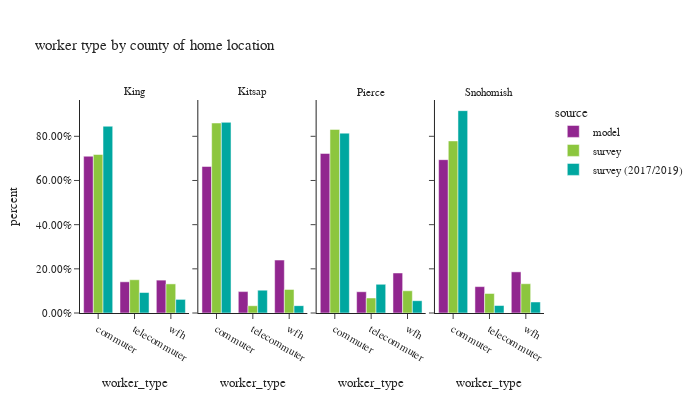

The notebook cell this image was saved under:
### Code cell
df_worker_count = workers.groupby(['source','CountyName_hh','worker_type'])['pdexpfac']. \
    sum().reset_index()
df_worker_count['percent'] = df_worker_count.groupby(['source','CountyName_hh'], group_keys=False)['pdexpfac']. \
    apply(lambda x: x / float(x.sum()))

df_worker_count_ct = workers.groupby(['source','CountyName_hh','worker_type'])['pdexpfac'].count().reset_index(). \
    rename(columns={'pdexpfac':'sample count'})
df_worker_count = df_worker_count.merge(df_worker_count_ct, on=['source','CountyName_hh','worker_type']). \
    rename(columns={'pdexpfac':'total count'})


fig = px.bar(df_worker_count.sort_values(by=['CountyName_hh','worker_type']), x='worker_type', y="percent",
             facet_col="CountyName_hh", color="source",hover_data=['sample count','total count'],
             barmode="group",
             title="worker type by county of home location")
fig.for_each_annotation(lambda a: a.update(text = a.text.split("=")[-1]))
fig.update_layout(height=400, width=700, font=dict(size=11))
fig.for_each_yaxis(lambda a: a.update(tickformat = ".2%"))
fig.update_xaxes(categoryorder='array', categoryarray= ['commuter','telecommuter','wfh'])
fig.show()

### Figure 1 — Plotly figure (JSON) as saved in the notebook; plotly's stock layout.template omitted (floating-point values rounded to 4 significant figures)
{"data": [{"alignmentgroup": "True", "customdata": [[903600.0, 903600.0], [179800.0, 179800.0], [189500.0, 189500.0]], "hovertemplate": "source=model<br>CountyName_hh=King<br>worker_type=%{x}<br>percent=%{y}<br>sample count=%{customdata[0]}<br>total count=%{customdata[1]}<extra></extra>", "legendgroup": "model", "marker": {"color": "#91268F", "pattern": {"shape": ""}}, "name": "model", "offsetgroup": "model", "orientation": "v", "showlegend": true, "textposition": "auto", "type": "bar", "x": ["commuter", "telecommuter", "wfh"], "xaxis": "x", "y": [0.7098, 0.1413, 0.1489], "yaxis": "y"}, {"alignmentgroup": "True", "customdata": [[81330.0, 81330.0], [11880.0, 11880.0], [29380.0, 29380.0]], "hovertemplate": "source=model<br>CountyName_hh=Kitsap<br>worker_type=%{x}<br>percent=%{y}<br>sample count=%{customdata[0]}<br>total count=%{customdata[1]}<extra></extra>", "legendgroup": "model", "marker": {"color": "#91268F", "pattern": {"shape": ""}}, "name": "model", "offsetgroup": "model", "orientation": "v", "showlegend": false, "textposition": "auto", "type": "bar", "x": ["commuter", "telecommuter", "wfh"], "xaxis": "x2", "y": [0.6634, 0.09688, 0.2397], "yaxis": "y2"}, {"alignmentgroup": "True", "customdata": [[322800.0, 322800.0], [43040.0, 43040.0], [80980.0, 80980.0]], "hovertemplate": "source=model<br>CountyName_hh=Pierce<br>worker_type=%{x}<br>percent=%{y}<br>sample count=%{customdata[0]}<br>total count=%{customdata[1]}<extra></extra>", "legendgroup": "model", "marker": {"color": "#91268F", "pattern": {"shape": ""}}, "name": "model", "offsetgroup": "model", "orientation": "v", "showlegend": false, "textposition": "auto", "type": "bar", "x": ["commuter", "telecommuter", "wfh"], "xaxis": "x3", "y": [0.7224, 0.09633, 0.1812], "yaxis": "y3"}, {"alignmentgroup": "True", "customdata": [[304700.0, 304700.0], [52420.0, 52420.0], [81720.0, 81720.0]], "hovertemplate": "source=model<br>CountyName_hh=Snohomish<br>worker_type=%{x}<br>percent=%{y}<br>sample count=%{customdata[0]}<br>total count=%{customdata[1]}<extra></extra>", "legendgroup": "model", "marker": {"color": "#91268F", "pattern": {"shape": ""}}, "name": "model", "offsetgroup": "model", "orientation": "v", "showlegend": false, "textposition": "auto", "type": "bar", "x": ["commuter", "telecommuter", "wfh"], "xaxis": "x4", "y": [0.6943, 0.1195, 0.1862], "yaxis": "y4"}, {"alignmentgroup": "True", "customdata": [[1473.0, 819000.0], [618.0, 171800.0], [567.0, 150400.0]], "hovertemplate": "source=survey<br>CountyName_hh=King<br>worker_type=%{x}<br>percent=%{y}<br>sample count=%{customdata[0]}<br>total count=%{customdata[1]}<extra></extra>", "legendgroup": "survey", "marker": {"color": "#8CC63E", "pattern": {"shape": ""}}, "name": "survey", "offsetgroup": "survey", "orientation": "v", "showlegend": true, "textposition": "auto", "type": "bar", "x": ["commuter", "telecommuter", "wfh"], "xaxis": "x", "y": [0.7176, 0.1506, 0.1318], "yaxis": "y"}, {"alignmentgroup": "True", "customdata": [[122.0, 101100.0], [22.0, 3877.0], [43.0, 12550.0]], "hovertemplate": "source=survey<br>CountyName_hh=Kitsap<br>worker_type=%{x}<br>percent=%{y}<br>sample count=%{customdata[0]}<br>total count=%{customdata[1]}<extra></extra>", "legendgroup": "survey", "marker": {"color": "#8CC63E", "pattern": {"shape": ""}}, "name": "survey", "offsetgroup": "survey", "orientation": "v", "showlegend": false, "textposition": "auto", "type": "bar", "x": ["commuter", "telecommuter", "wfh"], "xaxis": "x2", "y": [0.8603, 0.03297, 0.1068], "yaxis": "y2"}, {"alignmentgroup": "True", "customdata": [[234.0, 323300.0], [48.0, 26460.0], [55.0, 39120.0]], "hovertemplate": "source=survey<br>CountyName_hh=Pierce<br>worker_type=%{x}<br>percent=%{y}<br>sample count=%{customdata[0]}<br>total count=%{customdata[1]}<extra></extra>", "legendgroup": "survey", "marker": {"color": "#8CC63E", "pattern": {"shape": ""}}, "name": "survey", "offsetgroup": "survey", "orientation": "v", "showlegend": false, "textposition": "auto", "type": "bar", "x": ["commuter", "telecommuter", "wfh"], "xaxis": "x3", "y": [0.8314, 0.06805, 0.1006], "yaxis": "y3"}, {"alignmentgroup": "True", "customdata": [[261.0, 292400.0], [73.0, 33140.0], [85.0, 49730.0]], "hovertemplate": "source=survey<br>CountyName_hh=Snohomish<br>worker_type=%{x}<br>percent=%{y}<br>sample count=%{customdata[0]}<br>total count=%{customdata[1]}<extra></extra>", "legendgroup": "survey", "marker": {"color": "#8CC63E", "pattern": {"shape": ""}}, "name": "survey", "offsetgroup": "survey", "orientation": "v", "showlegend": false, "textposition": "auto", "type": "bar", "x": ["commuter", "telecommuter", "wfh"], "xaxis": "x4", "y": [0.7791, 0.08832, 0.1325], "yaxis": "y4"}, {"alignmentgroup": "True", "customdata": [[4955.0, 775300.0], [385.0, 85030.0], [471.0, 56510.0]], "hovertemplate": "source=survey (2017/2019)<br>CountyName_hh=King<br>worker_type=%{x}<br>percent=%{y}<br>sample count=%{customdata[0]}<br>total count=%{customdata[1]}<extra></extra>", "legendgroup": "survey (2017/2019)", "marker": {"color": "#00A7A0", "pattern": {"shape": ""}}, "name": "survey (2017/2019)", "offsetgroup": "survey (2017/2019)", "orientation": "v", "showlegend": true, "textposition": "auto", "type": "bar", "x": ["commuter", "telecommuter", "wfh"], "xaxis": "x", "y": [0.8456, 0.09275, 0.06164], "yaxis": "y"}, {"alignmentgroup": "True", "customdata": [[157.0, 86080.0], [17.0, 10320.0], [25.0, 3319.0]], "hovertemplate": "source=survey (2017/2019)<br>CountyName_hh=Kitsap<br>worker_type=%{x}<br>percent=%{y}<br>sample count=%{customdata[0]}<br>total count=%{customdata[1]}<extra></extra>", "legendgroup": "survey (2017/2019)", "marker": {"color": "#00A7A0", "pattern": {"shape": ""}}, "name": "survey (2017/2019)", "offsetgroup": "survey (2017/2019)", "orientation": "v", "showlegend": false, "textposition": "auto", "type": "bar", "x": ["commuter", "telecommuter", "wfh"], "xaxis": "x2", "y": [0.8632, 0.1035, 0.03328], "yaxis": "y2"}, {"alignmentgroup": "True", "customdata": [[471.0, 246400.0], [49.0, 39310.0], [43.0, 16850.0]], "hovertemplate": "source=survey (2017/2019)<br>CountyName_hh=Pierce<br>worker_type=%{x}<br>percent=%{y}<br>sample count=%{customdata[0]}<br>total count=%{customdata[1]}<extra></extra>", "legendgroup": "survey (2017/2019)", "marker": {"color": "#00A7A0", "pattern": {"shape": ""}}, "name": "survey (2017/2019)", "offsetgroup": "survey (2017/2019)", "orientation": "v", "showlegend": false, "textposition": "auto", "type": "bar", "x": ["commuter", "telecommuter", "wfh"], "xaxis": "x3", "y": [0.8144, 0.1299, 0.0557], "yaxis": "y3"}, {"alignmentgroup": "True", "customdata": [[392.0, 283500.0], [32.0, 10480.0], [29.0, 15460.0]], "hovertemplate": "source=survey (2017/2019)<br>CountyName_hh=Snohomish<br>worker_type=%{x}<br>percent=%{y}<br>sample count=%{customdata[0]}<br>total count=%{customdata[1]}<extra></extra>", "legendgroup": "survey (2017/2019)", "marker": {"color": "#00A7A0", "pattern": {"shape": ""}}, "name": "survey (2017/2019)", "offsetgroup": "survey (2017/2019)", "orientation": "v", "showlegend": false, "textposition": "auto", "type": "bar", "x": ["commuter", "telecommuter", "wfh"], "xaxis": "x4", "y": [0.9162, 0.03386, 0.04995], "yaxis": "y4"}], "layout": {"annotations": [{"font": {}, "showarrow": false, "text": "King", "x": 0.1175, "xanchor": "center", "xref": "paper", "y": 1.0, "yanchor": "bottom", "yref": "paper"}, {"font": {}, "showarrow": false, "text": "Kitsap", "x": 0.3725, "xanchor": "center", "xref": "paper", "y": 1.0, "yanchor": "bottom", "yref": "paper"}, {"font": {}, "showarrow": false, "text": "Pierce", "x": 0.6275, "xanchor": "center", "xref": "paper", "y": 1.0, "yanchor": "bottom", "yref": "paper"}, {"font": {}, "showarrow": false, "text": "Snohomish", "x": 0.8825, "xanchor": "center", "xref": "paper", "y": 1.0, "yanchor": "bottom", "yref": "paper"}], "barmode": "group", "font": {"size": 11}, "height": 400, "legend": {"title": {"text": "source"}, "tracegroupgap": 0}, "title": {"text": "worker type by county of home location"}, "width": 700, "xaxis": {"anchor": "y", "categoryarray": ["commuter", "telecommuter", "wfh"], "categoryorder": "array", "domain": [0.0, 0.235], "title": {"text": "worker_type"}}, "xaxis2": {"anchor": "y2", "categoryarray": ["commuter", "telecommuter", "wfh"], "categoryorder": "array", "domain": [0.255, 0.49], "matches": "x", "title": {"text": "worker_type"}}, "xaxis3": {"anchor": "y3", "categoryarray": ["commuter", "telecommuter", "wfh"], "categoryorder": "array", "domain": [0.51, 0.745], "matches": "x", "title": {"text": "worker_type"}}, "xaxis4": {"anchor": "y4", "categoryarray": ["commuter", "telecommuter", "wfh"], "categoryorder": "array", "domain": [0.765, 1.0], "matches": "x", "title": {"text": "worker_type"}}, "yaxis": {"anchor": "x", "domain": [0.0, 1.0], "tickformat": ".2%", "title": {"text": "percent"}}, "yaxis2": {"anchor": "x2", "domain": [0.0, 1.0], "matches": "y", "showticklabels": false, "tickformat": ".2%"}, "yaxis3": {"anchor": "x3", "domain": [0.0, 1.0], "matches": "y", "showticklabels": false, "tickformat": ".2%"}, "yaxis4": {"anchor": "x4", "domain": [0.0, 1.0], "matches": "y", "showticklabels": false, "tickformat": ".2%"}}}
